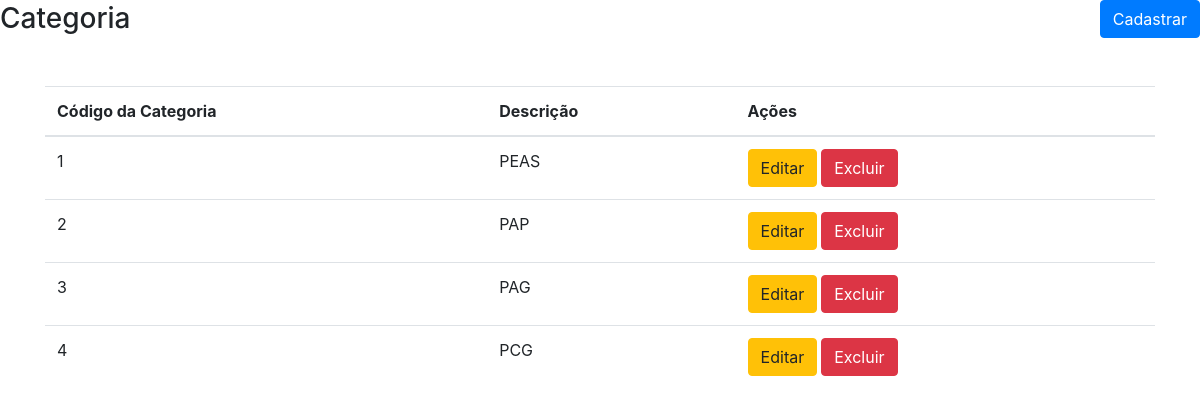
Screenshot of /View/Categoria.php with the database file from the repository.
### tables this page shows
CREATE TABLE `categoria` (
  `cod_categoria` int(11) NOT NULL AUTO_INCREMENT,
  `descricao` varchar(45) DEFAULT NULL,
  PRIMARY KEY (`cod_categoria`)
);

### Model/DAO/ClassCategoriaDAO.php (called while the page is built, shortened)
<?php
class ClassCategoriaDAO {
    public function listarCategoria(){
        try {
            $pdo = Conexao::getInstance();
            $sql = "SELECT cod_categoria, descricao FROM categoria ORDER BY cod_categoria ASC";
            $stmt = $pdo->prepare($sql);
            $stmt->execute();
            return $stmt->fetchAll();
        } catch (PDOException $ex) {
            return $ex->getMessage();
        }
    }
}

### Controller/ControleListarCategoria.php (called while the page is built)
<?php
require_once '../Model/DAO/ClassCategoriaDAO.php';
$listar = new ClassCategoriaDAO();
$dados = $listar->listarCategoria();
if($dados) {
    $array_dados = $dados;
} else {
    $array_dados = [];
}

### view/categoria.php (the view, shortened to what this page needs)
<?php
  include_once("_cabecalho.php");
  require_once("../Controller/ControleListarCategoria.php");
?>
  <main id="main">
      <div class="row mb-5">
        <div id="mainHeader" class="col-md-6 d-flex align-items-center">
          <span>
            <h3 class="mb-0">Categoria</h3>
          </span>
        </div>
        <div class="col-md-6 text-right">
          <button type="button" class="btn btn-primary" data-toggle="modal" data-target=".cadastrar-categoria-modal-lg">
            Cadastrar
          </button>
        </div>
      </div>
      <div class="container">
        <div class="row">
          <div class="col-12">
            <div class="table-responsive">
              <table class="table">
                <thead>
                  <tr>
                    <th scope="col">Código da Categoria</th>
                    <th scope="col">Descrição</th>
                    <th scope="col">Ações</th>
                  </tr>
                </thead>
                <tbody>
                <?php
                  foreach ($array_dados as $key => $value) {
                      ?>
                      <tr>
                        <td><?php echo $value['cod_categoria'] ?></td>
                        <td><?php echo $value['descricao'] ?></td>
                        <td>
                          <span class="d-flex">
                          <a href="<?php echo URL ?>View/CategoriaEditar.php?cod_categoria=<?php echo $value['cod_categoria'] ?>" class="btn btn-warning mr-1"> Editar
                          </a>
                          <button onclick="apagarDados('<?php echo URL ?>Controller/ControleApagarCategoria.php?cod_categoria=<?php echo $value['cod_categoria'] ?>')" class="btn btn-danger">Excluir</button>
                          </span>
                        </td>
                      </tr>
                      <?php
                  }
                ?>
                </tbody>
              </table>
            </div>
          </div>
        </div>
      </div>
  </main>
<?php
    include_once('_rodape.php');
?>

### rows the page displays
categoria: cod_categoria "1", descricao "PEAS"
categoria: cod_categoria "2", descricao "PAP"
categoria: cod_categoria "3", descricao "PAG"
categoria: cod_categoria "4", descricao "PCG"
